Frame 1 (no input): blank canvas, image omitted
Frame 60 (no input): blank canvas, image omitted
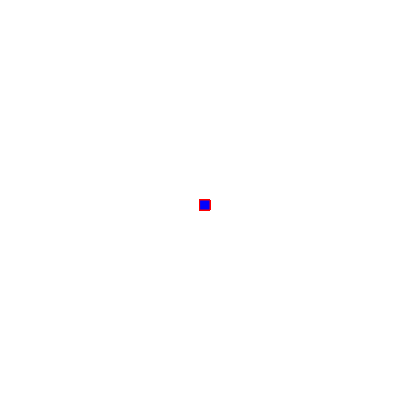
Frame 120 (the mouse pressed at the canvas centre since frame 60)

The p5.js sketch whose frames 1 and 60 were blank and that drew this single picture after the mouse press (run headless with seeded random() and noise() and a simulated clock; from frame 60 on, the mouse is pressed at the canvas centre):

// p5.js sketch
// ── sketch.js
function setup() {
  createCanvas(400, 400);
}

function draw() {

  stroke(255,0,0);
  fill("blue");

if(mouseIsPressed){
  rect(mouseX,mouseY,10,10);
}
}
